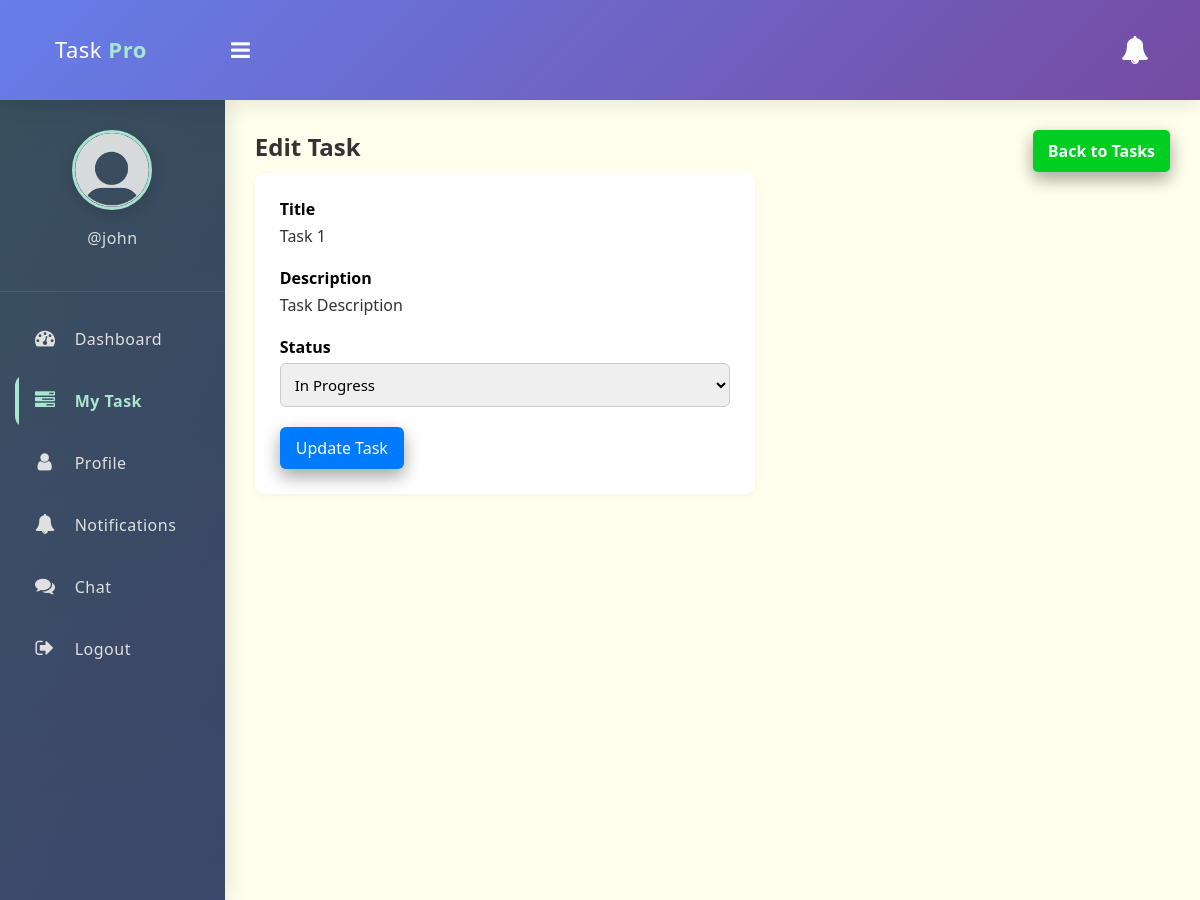
The page /edit-task-employee.php?id=1 (signed in) on the database its author committed.
### tables this page shows
CREATE TABLE `tasks` (
  `id` int(11) NOT NULL,
  `title` varchar(100) NOT NULL,
  `description` text DEFAULT NULL,
  `assigned_to` int(11) DEFAULT NULL,
  `due_date` date DEFAULT NULL,
  `status` enum('pending','in_progress','completed') DEFAULT 'pending',
  `created_at` timestamp NOT NULL DEFAULT current_timestamp()
);

### app/Model/Task.php (called while the page is built, shortened)
<?php
function get_task_by_id($conn, $id){
	$sql = "SELECT * FROM tasks WHERE id =? ";
	$stmt = $conn->prepare($sql);
	$stmt->execute([$id]);
	if($stmt->rowCount() > 0){
		$task = $stmt->fetch();
	}else $task = 0;
	return $task;
}
?>

### edit-task-employee.php (the view, shortened to what this page needs)
<?php
if (isset($_SESSION['role']) && isset($_SESSION['id']) && $_SESSION['role'] == "employee") {
    include "DB_connection.php";
    include "app/Model/Task.php";
    include "app/Model/User.php";
    $id = $_GET['id'];
    $task = get_task_by_id($conn, $id);
?>
<!DOCTYPE html>
<html>
<head>
    <link rel="stylesheet" href="https://stackpath.bootstrapcdn.com/font-awesome/4.7.0/css/font-awesome.min.css">
    <link rel="stylesheet" href="css/style.css">
</head>
<body>
    <?php include "inc/header.php" ?>
    <div class="body">
        <?php include "inc/nav.php" ?>
        <section class="section-1">
            <h4 class="title">Edit Task <a href="my_task.php">Back to Tasks</a></h4>
            <form class="form-1" method="POST" action="app/update-task-employee.php">
                <div class="input-holder">
                    <label>Title</label>
                    <p><?= htmlspecialchars($task['title']) ?></p>
                </div>
                <div class="input-holder">
                    <label>Description</label>
                    <p><?= htmlspecialchars($task['description']) ?></p>
                </div>
                <div class="input-holder">
                    <label>Status</label>
                    <select name="status" class="input-1">
                        <option value="in_progress" <?= $task['status'] == "in_progress" ? "selected" : "" ?>>In Progress</option>
                    </select>
                </div>
                <button type="submit" class="edit-btn">Update Task</button>
            </form>
        </section>
    </div>
</body>
</html>
<?php
} else {
    $em = "Please login first";
    header("Location: login.php?error=$em");
    exit();
}
?>

### css/style.css (style rules this page uses)
* { padding: 0; margin: 0; box-sizing: border-box; font-family: 'Segoe UI', Tahoma, Geneva, Verdana, sans-serif; }
.body { display: flex; }
.section-1 { padding: 30px; }
.section-1 .title { margin-bottom: 10px; }
.section-1 .title a { text-decoration: none; display: inline-block; padding-left: 10px; border: none; background: #00CF22; padding: 10px 15px; color: #fff; font-size: 16px; border-radius: 5px; cursor: pointer; outline: none; transition: background 1s; box-shadow: 0 8px 16px 0 rgba(0,0,0,0.2), 0 6px 20px 0 rgba(0,0,0,0.19); }
.section-1 { width: 100%; background: #ffe; }
.edit-btn { text-decoration: none; display: inline-block; padding-left: 10px; border: none; background: #006CE0; padding: 10px 15px; color: #fff; font-size: 16px; border-radius: 5px; cursor: pointer; outline: none; transition: background 1s; box-shadow: 0 8px 16px 0 rgba(0,0,0,0.2), 0 6px 20px 0 rgba(0,0,0,0.19); }
.form-1 { width: 90%; max-width: 500px; }
.input-1 { border: 2px solid #ccc; width: 100%; padding: 10px; font-size: 15px; outline: none; border-radius: 5px; display: block; }

### edit-task-employee.php (style rules this page uses)
.form-1 { max-width: 500px; padding: 25px; background: #fff; border-radius: 10px; box-shadow: 0 2px 10px rgba(0,0,0,0.05); }
.input-holder { margin-bottom: 20px; }
.input-holder label { font-weight: bold; display: block; margin-bottom: 5px; }
.input-holder p { margin: 0; font-size: 16px; color: #333; }
.input-1 { width: 100%; padding: 10px; font-size: 15px; border: 1px solid #ccc; border-radius: 6px; }
.edit-btn { background-color: #007bff; color: white; padding: 10px 16px; border: none; border-radius: 6px; font-size: 16px; cursor: pointer; }
.title { font-size: 24px; margin-bottom: 20px; color: #333; }
.title a { float: right; font-size: 14px; background-color: #17a2b8; color: white; padding: 6px 10px; border-radius: 4px; text-decoration: none; }

### rows shown on the page
tasks: title "Task 1", description "Task Description", status "In Progress"

### other values the page prints
$_SESSION['username'] "john"
